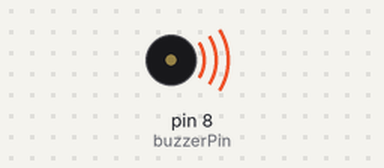
Recording of a sketch running on a simulated Arduino Uno, built with avr-gcc and run on an emulated ATmega328P. On the bench: buzzer (waves = sounding).

Above: at 0.1 s.
Timing chart, 0 to 1.6 s (numbered marks = the images above):
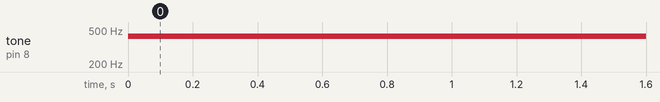

Measured:
- by itself, tone on pin 8 (buzzerPin): silent → 420 Hz at 0.00 s

The sketch:

01_simple_tone.ino
```cpp
int buzzerPin=8;

void setup() {
  // put your setup code here, to run once:

  pinMode(buzzerPin, OUTPUT);

}

void loop() {
  // put your main code here, to run repeatedly:

  tone (buzzerPin,420); //start producing a sound at 420HZ
}
```
